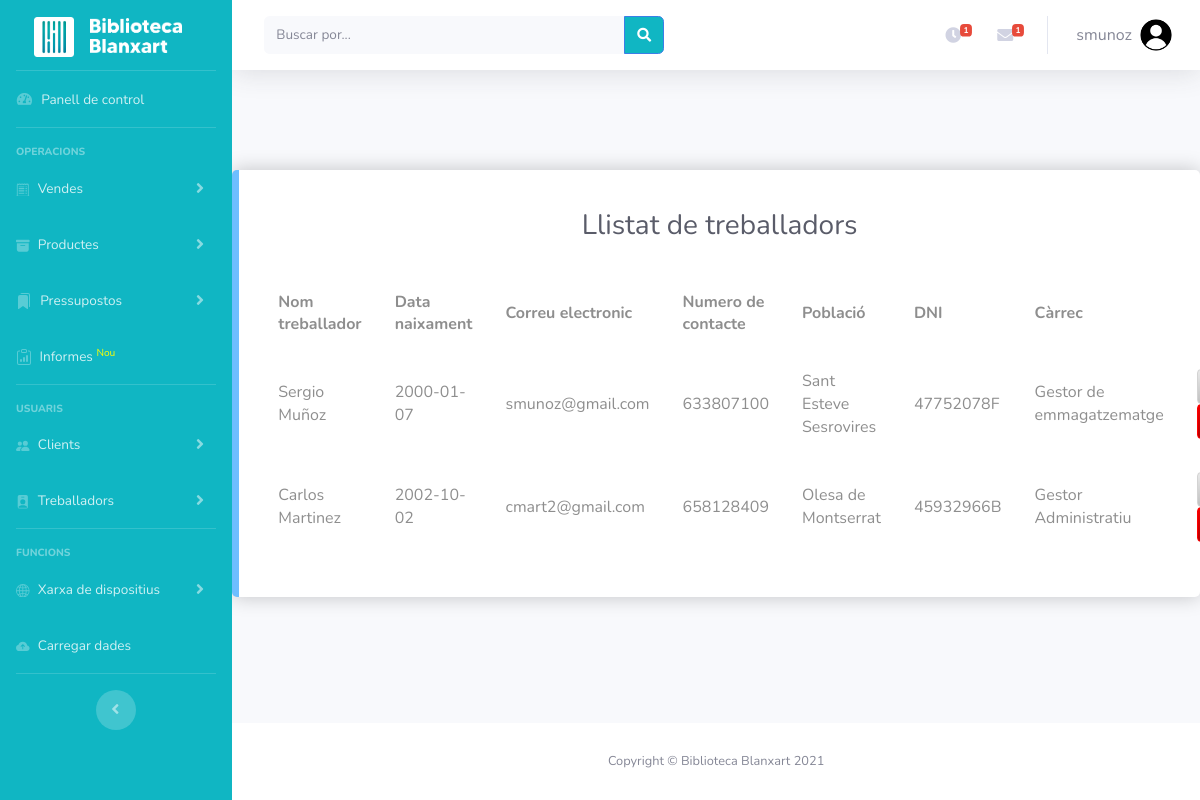
Page /llistat_treballadors.php (signed in) on the committed database.
### tables this page shows
CREATE TABLE tb_treballadors (
    id_treballador INT PRIMARY KEY AUTO_INCREMENT, 
    nom_i_cognom VARCHAR(50), 
    data_naixament DATE, 
    correu_electronic VARCHAR(50), 
    numero_contacte VARCHAR(10), 
    poblacio VARCHAR(50), 
    dni VARCHAR(9), 
    carrec VARCHAR(50)
);

### llistat_treballadors.php (the view, shortened to what this page needs)
<!DOCTYPE html>
<html lang="cat">
<head>
    <link href="vendor/fontawesome-free/css/all.min.css" rel="stylesheet" type="text/css">
    <link href="css/aso.css" rel="stylesheet">
    <link href="css/sb-admin-2.min.css" rel="stylesheet">
</head>
<body id="page-top">
    <div id="wrapper">
    <?php include("layout/menu-lateral.php"); ?>
        <div id="content-wrapper" class="d-flex flex-column">
            <div id="content">
                <?php include("layout/user-logout.php"); ?>
   <div id="page-content-wrapper">
    <?php
    require('functions/connector.php');
$sql="SELECT * FROM tb_treballadors;";
$result=mysqli_query($dbLink,$sql) or exit(mysqli_error($dbLink)); ?>
<div class="recuadro_lista">
    <div>
<table class="table">
    <tr>
    <br>
        <h1 class="h3 mb-0 text-gray-800">Llistat de treballadors</h1>
        <br>
        <th>Nom treballador</th><th>Data naixament</th><th>Correu electronic</th><th>Numero de contacte</th><th>Població</th><th>DNI</th><th>Càrrec</th>
    </tr> <?php
    while($usuari=mysqli_fetch_array($result)) { ?>
        <tr>
            <td><?php echo $usuari["nom_i_cognom"]; ?></td>
            <td><?php echo $usuari["data_naixament"]; ?></td>
            <td><?php echo $usuari["correu_electronic"]; ?></td>
            <td><?php echo $usuari["numero_contacte"]; ?></td>
            <td><?php echo $usuari["poblacio"]; ?></td>
            <td><?php echo $usuari["dni"]; ?></td>
            <td><?php echo $usuari["carrec"]; ?></td>
            <td>
                <a class="button-white button-block-editar as-tradeupinline-button" href="modificar_treballador.php?usuari=<?php echo $usuari["id_treballador"];?>">Editar</a>
                <a class="button-white button-block-eliminar as-tradeupinline-button" href="functions/eliminar_treballador.php?usuari=<?php echo $usuari["id_treballador"];?>">Eliminar</a>
            </td>
        </tr><?php
} ?>
</table>
</div>
</div>
  </div>
            </div>
            <?php include("layout/footer.php"); ?>
        </div>
    </div>
</body>
</html>

### css/aso.css (style rules this page uses)
body { font: 14px sans-serif; }
body { background-image: url("../img/wallpaper.jpg"); font-family: sans-serif; overflow: auto; color: #000000; background-position: center; background-attachment: fixed; background-position: center; background-repeat: no-repeat; background-size: cover; height: 500px; }
a { color: #028802; text-decoration: none; transition: 0.3s; }
.as-tradeupinline-button { z-index: 1; }
h1 { color: rgb(163, 163, 163); text-align: center; font-size: 45px; }
.button-white { font-size: 17px; line-height: 1.47059; font-weight: 400; letter-spacing: -.022em; font-family: SF Pro Text,SF Pro Icons,AOS Icons,Helvetica Neue,Helvetica,Arial,sans-serif; background-color: #c9cbcc; background: linear-gradient(#e9e9e9,#c0c0c0); border: 1px solid rgb(211, 211, 211); border-radius: 4px; color: rgb(97, 97, 97); cursor: pointer; display: inline-block; min-width: 30px; padding: 4px 15px; text-align: center; white-space: nowrap; }
table { color: #484848; }
.table > thead > tr > th, .table > tbody > tr > th, .table > tfoot > tr > th, .table > thead > tr > td, .table > tbody > tr > td, .table > tfoot > tr > td { padding: 8px; line-height: 1.42857143; border-top: 0px solid #fff; vertical-align: inherit; border: solid 1px #fff; color: #8e8e8e; }
.recuadro_lista { background-color: #fff; border-radius: 5px 5px 5px 5px; border-style: solid; border-width: 0px 0px 0px 7px; border-color: #239cffa7; box-shadow: 0px 0px 20px 0px rgba(0, 0, 0, 0.22); transition: background 0.5s, border 0.5s, border-radius 0.5s, box-shadow 0.5s; box-sizing: border-box; left: 100px; top: 200px; align-content: center!important; width: 100%; max-width: 1380px; padding: 15px; margin: auto; margin-top: 100px; margin-bottom: 100px; }
.button-block-editar { box-sizing: border-box; width: 48%; }
.button-block-eliminar { box-sizing: border-box; width: 49%; font-size: 17px; line-height: 1.47059; font-weight: 400; letter-spacing: -.022em; font-family: SF Pro Text,SF Pro Icons,AOS Icons,Helvetica Neue,Helvetica,Arial,sans-serif; background-color: #b90000; background: linear-gradient(#f50000,#b60000); border: 1px solid rgb(255, 0, 0); border-radius: 4px; color: rgb(0, 0, 0); cursor: pointer; display: inline-block; min-width: 30px; padding: 4px 15px; text-align: center; white-space: nowrap; }

### rows in the picture
tb_treballadors: nom_i_cognom "Sergio Muñoz", data_naixament "2000-01-07", correu_electronic "smunoz@gmail.com", numero_contacte "633807100", poblacio "Sant Esteve Sesrovires", dni "47752078F", carrec "Gestor de emmagatzematge"
tb_treballadors: nom_i_cognom "Carlos Martinez", data_naixament "2002-10-02", correu_electronic "cmart2@gmail.com", numero_contacte "658128409", poblacio "Olesa de Montserrat", dni "45932966B", carrec "Gestor Administratiu"

### other values in the picture
$_SESSION["usuari"] "smunoz"
